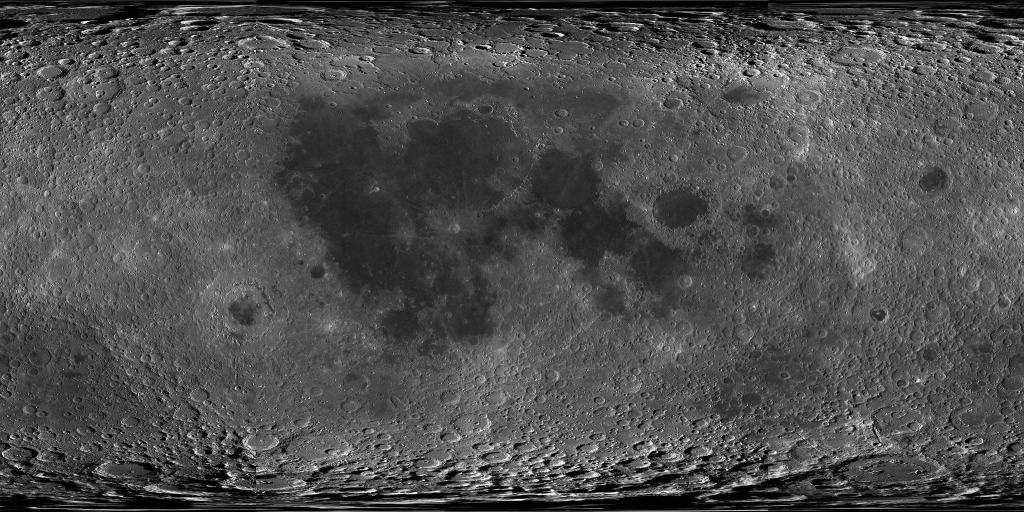
#> input picture frontend/src/assets/space/moon-lro-wac-2048.jpg, 2048 x 1024 px (shown at 1/2 size)
$ python render_moon_discs.py
#> lines starting #> are read from the running program, lines starting #| are printed output that depends on the picture
"""Render the Missions page's two views of the whole Moon: the near side and the far side.

Each is the Moon seen from far away along its equator, centred on longitude
0 (the side that faces Earth) and on longitude 180: an orthographic view, the
projection the page's pins use, so a pin at a published latitude and longitude
lands on the place it names.

The picture is NASA's LRO wide-angle camera mosaic (the same file the front
page's globe wears: equirectangular, longitude -180 to 180 left to right,
latitude 90 to -90 top to bottom). The mosaic is taken under a high Sun, so
the discs show the ground's own brightness, the dark maria and the bright
highlands, with no shadow side.

Output: two square JPEGs, the disc touching each edge, the corners black.

Run: ``uv run python -m app.data.render_moon_discs``
"""

from __future__ import annotations

from pathlib import Path

import numpy as np
import numpy.typing as npt
from PIL import Image

SPACE = Path(__file__).resolve().parents[3] / "frontend" / "src" / "assets" / "space"
MOSAIC = SPACE / "moon-lro-wac-2048.jpg"
SIZE = 640


def disc(mosaic: npt.NDArray[np.float64], lon0_deg: float, size: int = SIZE) -> Image.Image:
    """The hemisphere centred on (0 deg N, ``lon0_deg`` E), north up, east to the right."""
    h, w = mosaic.shape[:2]
    # Pixel centres across the disc, -1 to 1; y up.
    c = (np.arange(size) + 0.5) / size * 2.0 - 1.0
    x, y = np.meshgrid(c, -c)
    rr = x * x + y * y
    inside = rr <= 1.0
    z = np.sqrt(np.clip(1.0 - rr, 0.0, 1.0))
    lat = np.arcsin(np.clip(y, -1.0, 1.0))
    lon = np.radians(lon0_deg) + np.arctan2(x, z)
    # Where that is in the mosaic, read between its four nearest pixels.
    u = ((np.degrees(lon) + 180.0) % 360.0) / 360.0 * w - 0.5
    v = (90.0 - np.degrees(lat)) / 180.0 * h - 0.5
    u0 = np.floor(u).astype(int)
    v0 = np.clip(np.floor(v).astype(int), 0, h - 2)
    fu = (u - u0)[..., None]
    fv = np.clip(v - v0, 0.0, 1.0)[..., None]
    a = mosaic[v0, u0 % w]
    b = mosaic[v0, (u0 + 1) % w]
    cc = mosaic[v0 + 1, u0 % w]
    d = mosaic[v0 + 1, (u0 + 1) % w]
    out = (a * (1 - fu) + b * fu) * (1 - fv) + (cc * (1 - fu) + d * fu) * fv
    # A soft edge one pixel wide, so the limb is not a staircase.
    edge = np.clip((1.0 - np.sqrt(rr)) * size / 2.0, 0.0, 1.0)[..., None]
    out = np.where(inside[..., None], out * edge, 0.0)
    return Image.fromarray(np.clip(np.round(out), 0, 255).astype(np.uint8))


def main() -> None:
    mosaic = np.asarray(Image.open(MOSAIC).convert("RGB"), dtype=np.float64)
    for name, lon0 in (("near", 0.0), ("far", 180.0)):
        out = SPACE / f"moon-{name}-side-{SIZE}.jpg"
        disc(mosaic, lon0).save(out, quality=84, optimize=True, progressive=True)
        print(f"wrote {out} ({out.stat().st_size // 1024} KB)")
#> this loop made 1 pass
#> pass 1, in disc, `a = mosaic[v0, u0 % w]`:
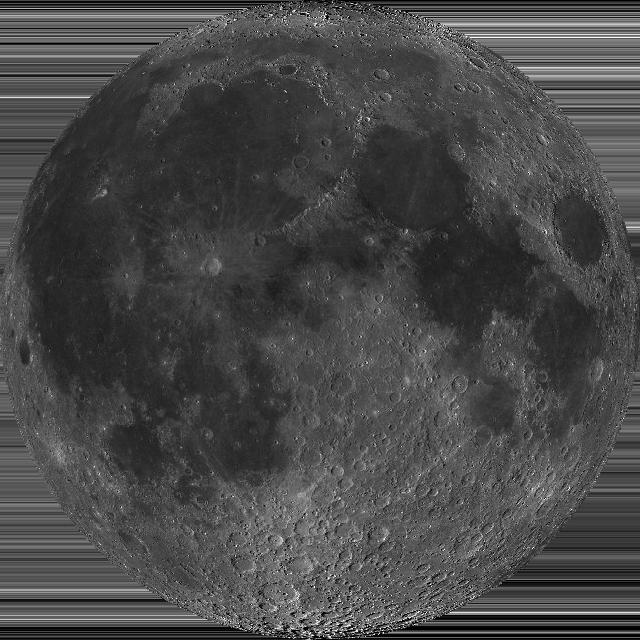
#> a: shape (640, 640, 3) float64; min 0, max 255, mean 72.2
#> pass 1, in disc, `b = mosaic[v0, (u0 + 1) % w]`:
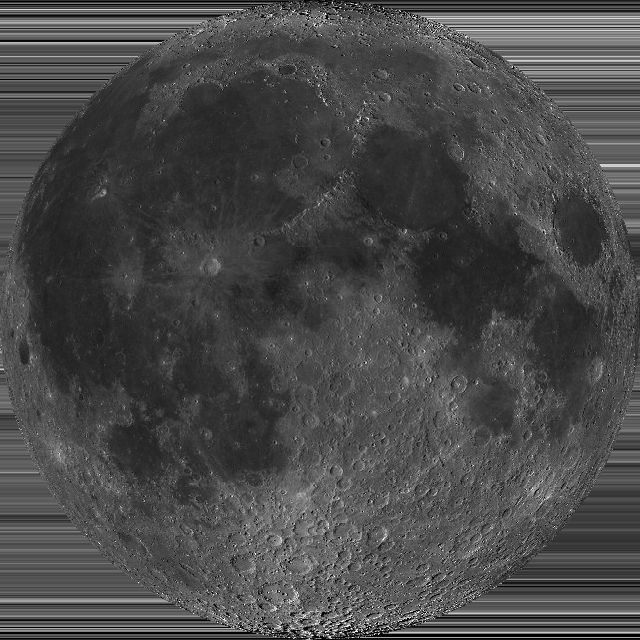
#> b: shape (640, 640, 3) float64; min 0, max 255, mean 73.3
#> pass 1, in disc, `cc = mosaic[v0 + 1, u0 % w]`:
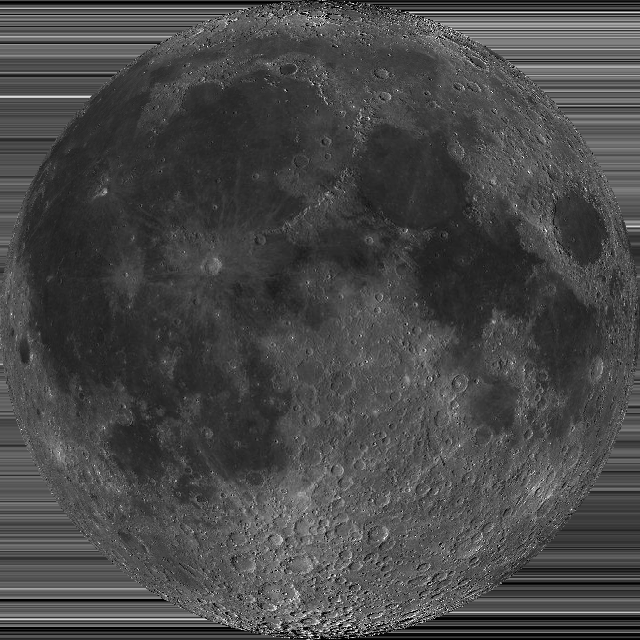
#> cc: shape (640, 640, 3) float64; min 0, max 255, mean 72.2
#> pass 1, in disc, `d = mosaic[v0 + 1, (u0 + 1) % w]`:
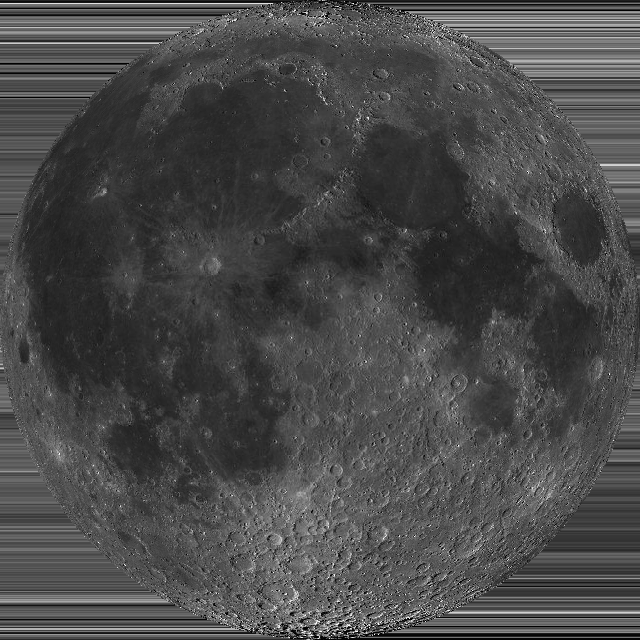
#> d: shape (640, 640, 3) float64; min 0, max 255, mean 73.4


if __name__ == "__main__":
#> (the run stopped early here; a loop or call above may not have finished)
